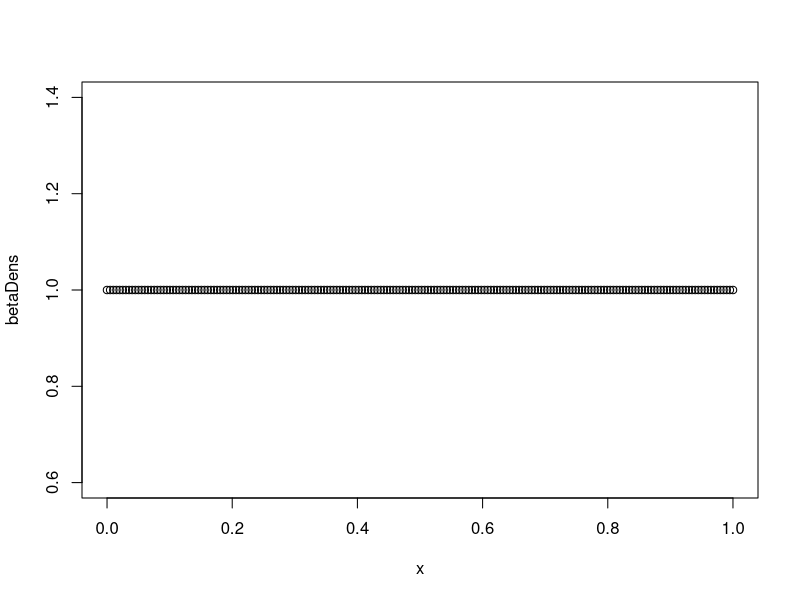
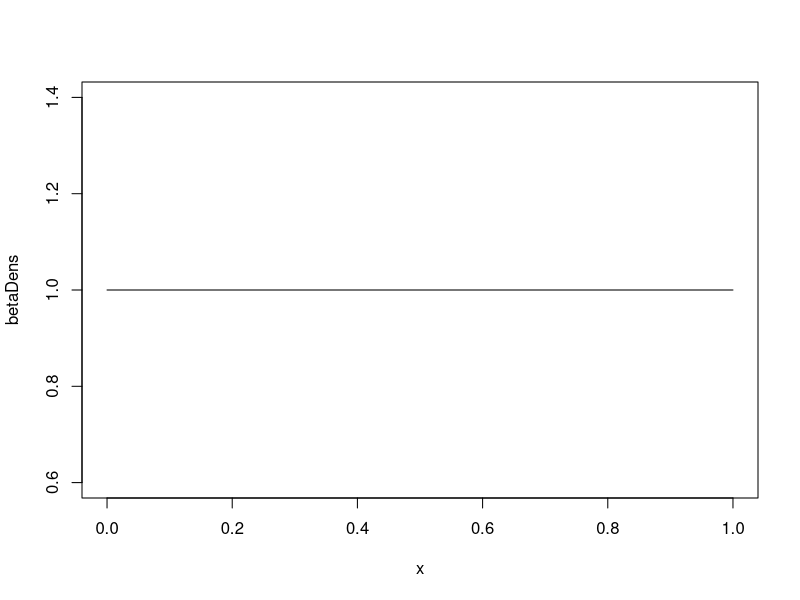
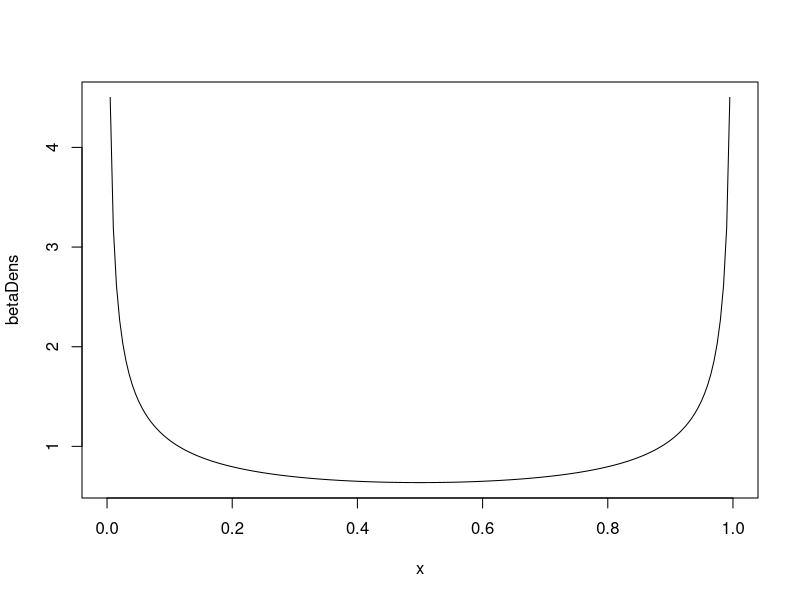

Source code (R) for these figures, in order:
## ---- chunk 1
# Create x vector for plotting. 
x <- seq(from = 0, to = 1, length.out = 200)

# Evaluate the density of the beta distribution for every x value. 
betaDens <- dbeta(x, shape1 = 1, shape2 = 1)

# Plot x and the density.
plot(x, betaDens)
## ---- chunk 2
# Plot x and the density. 
plot(x, betaDens, type = 'l')
## ---- chunk 3
# Evaluate the density of the beta distribution for every x value. 
betaDens <- dbeta(x, shape1 = 0.5, shape2 = 0.5)

# Plot x and the density.
plot(x, betaDens, type = 'l')
